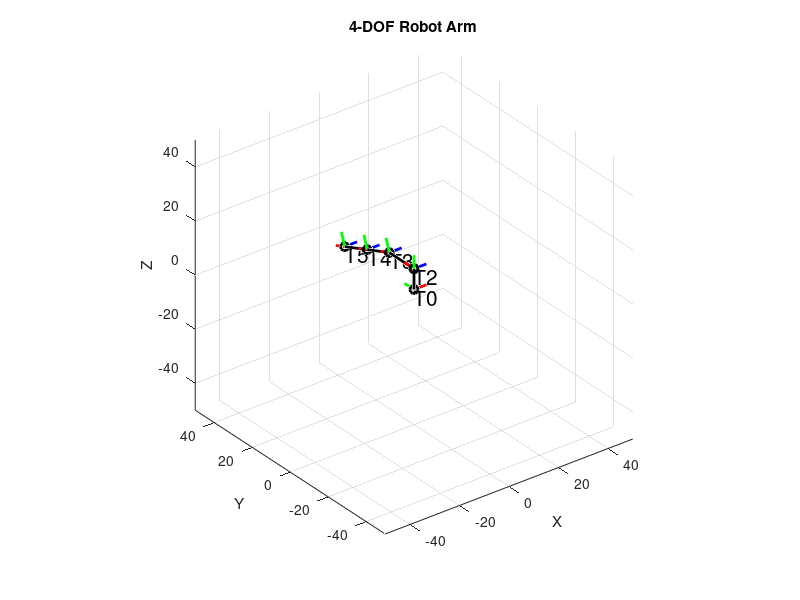

Here is the MATLAB script that generated this plot:
clc;
clear all;

% Constants 
d1 = 7.7;
a2 = 13;
a3 = 12.4;
a4 = 12.6;

% Graph Visualisers
frameScale = 5;
axisScale = 50;
removeT1 = true; % Set to false if you want to keep T1 label and frame

% Theta Display
thetaDisplay = true; % Set to false if you want to not display thetas

% Theta Values (Modify these directly)
theta1 = deg2rad(90);  
theta2 = deg2rad(0);
theta3 = deg2rad(-20);
theta4 = deg2rad(0);

%% 

% Transformation Matrices
T = cell(1, 5);
T{1} = [cos(theta1), -sin(theta1), 0, 0; sin(theta1), cos(theta1), 0, 0; 0, 0, 1, d1; 0, 0, 0, 1]; 
T{2} = [cos(theta2), -sin(theta2), 0, 0; 0, 0, -1, 0; sin(theta2), cos(theta2), 0, 0; 0, 0, 0, 1];
T{3} = [cos(theta3), -sin(theta3), 0, a2; sin(theta3), cos(theta3), 0, 0; 0, 0, 1, 0; 0, 0, 0, 1];
T{4} = [cos(theta4), -sin(theta4), 0, a3; sin(theta4), cos(theta4), 0, 0; 0, 0, 1, 0; 0, 0, 0, 1];
T{5} = [1, 0, 0, a4; 0, 1, 0, 0; 0, 0, 1, 0; 0, 0, 0, 1];

% Compute arm positions
positions = cell(1, 5);
positions{1} = [1, 0, 0, 0; 0, 1, 0, 0; 0, 0, 1, 0; 0, 0, 0, 1]; % Base case: T0
positions{2} = T{1};
positions{3} = T{1}*T{2};
positions{4} = T{1}*T{2}*T{3};
positions{5} = T{1}*T{2}*T{3}*T{4};
positions{6} = T{1}*T{2}*T{3}*T{4}*T{5};

%% Plotting the Robot

% Getting all of the Positions of the arms
armPos = zeros(3, 6); % Six points: Base + Four joints + End effector
for i = 1:6 % 6 positions
    armPos(:, i) = positions{i}(1:3, end);
end

figure
title('4-DOF Robot Arm');
grid on;
axis equal;
axis([-axisScale axisScale -axisScale axisScale -axisScale axisScale]);
xlabel('X');
ylabel('Y');
zlabel('Z');
view(3);
hold on;
plot3(armPos(1, :), armPos(2, :), armPos(3, :), 'k-o', 'LineWidth', 2);

% Plotting the Frames and labels
for i = 1:6

    % Conditional to remove T1 label and frame, its in flag
    if i==2 && removeT1
        continue;
    end

    % Adding labels
    label = sprintf('T%d', (i-1));
    text(armPos(1,i), armPos(2,i), armPos(3,i), label, "VerticalAlignment","top", "HorizontalAlignment","left", "Color","k","FontSize",15)

    % X-axis Frames
    xFrame = armPos(1:3,i) + frameScale*positions{i}(1:3, 1);
    plot3([armPos(1,i), xFrame(1)], [armPos(2,i), xFrame(2)], [armPos(3,i), xFrame(3)], 'r-', 'LineWidth', 2);

    % Y-axis Frames
    yFrame = armPos(1:3,i) + frameScale*positions{i}(1:3, 2);
    plot3([armPos(1,i), yFrame(1)], [armPos(2,i), yFrame(2)], [armPos(3,i), yFrame(3)], 'g-', 'LineWidth', 2);

    % Z-axis Frames
    zFrame = armPos(1:3,i) + frameScale*positions{i}(1:3, 3);
    plot3([armPos(1,i), zFrame(1)], [armPos(2,i), zFrame(2)], [armPos(3,i), zFrame(3)], 'b-', 'LineWidth', 2);
end
